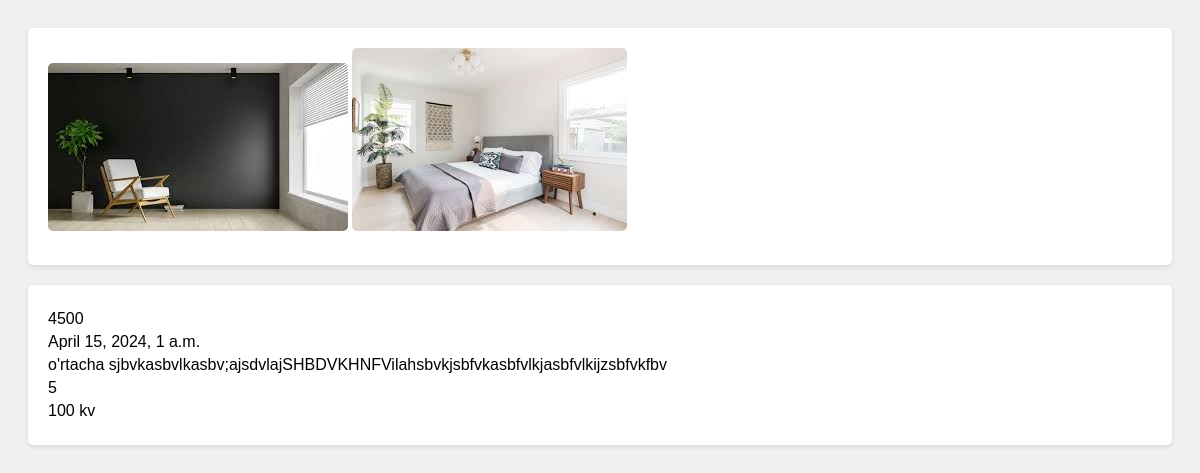
The page /deatil/3/ on the database its author committed.
### page_1/models.py (models this page shows, shortened)
class UyRasmlari(models.Model):
    id = models.BigAutoField(primary_key=True)
    xususiyat_id= models.ForeignKey(Xususiyati, on_delete=models.CASCADE)
    picture = models.ImageField(default='default.jpg')

class Xususiyati(models.Model):
    uy = models.ForeignKey(Uylar, on_delete=models.CASCADE)
    vazifasi = models.ForeignKey(Vazifalar, on_delete=models.CASCADE)
    narxi = models.CharField(max_length=255)
    sana = models.DateTimeField()
    star = models.ForeignKey(Stars, on_delete=models.CASCADE)
    defaultimage = models.ImageField(default='defaulthome.jpg')

class Uylar(models.Model):
    mijoz = models.ForeignKey(Mijoz, on_delete=models.CASCADE)
    holati = models.TextField()
    yashash_maydoni = models.CharField(max_length=255)
    xonalar_soni = models.BigIntegerField()
    joylashuvi = models.CharField(max_length=255)

### page_1/views.py (the view)
# urls.py: path('deatil/<a>/', detail_home.as_view(), name='detail_home'),
class detail_home(View):
    def get(self, request, a):
        xususiyat = Xususiyati.objects.get(pk=a)
        Uy_picture = UyRasmlari.objects.filter(xususiyat_id=a)
        return render(request, 'detail_img.html', {'Uy_picture':Uy_picture, "xususiyat":xususiyat})

### templates/detail_img.html (shortened to what this page needs)
<!DOCTYPE html>
<html lang="en">
<head>
</head>
<body>
    <div>
        {% for i in Uy_picture %}
            <img src="{{ i.picture.url }}">
        {% endfor %}
    </div>
    <div>
        <p> {{ xususiyat.narxi }}</p>
        <p>{{ xususiyat.sana }}</p>
        <p>{{ xususiyat.uy.holati }}</p>
        <p>{{ xususiyat.uy.xonalar_soni }}</p>
        <p>{{ xususiyat.uy.yashash_maydoni }}</p>
    </div>
</body>
</html>

### templates/detail_img.html (style rules this page uses)
body { font-family: Arial, sans-serif; background-color: #f0f0f0; padding: 20px; }
div { background-color: #fff; border-radius: 5px; box-shadow: 0 2px 5px rgba(0, 0, 0, 0.1); padding: 20px; margin-bottom: 20px; }
img { max-width: 100%; height: auto; border-radius: 5px; margin-bottom: 10px; }
p { margin: 5px 0; }

### rows shown on the page
UyRasmlari: picture (picture)
UyRasmlari: picture (picture)
Xususiyati: narxi "4500", sana "April 15, 2024, 1 a.m.", uy.holati "o'rtacha sjbvkasbvlkasbv;ajsdvlajSHBDVKHNFVilahsbvkjsbfvkasbfvlkjasbfvlkijzsbfvkfbv", uy.xonalar_soni "5", uy.yashash_maydoni "100 kv"
